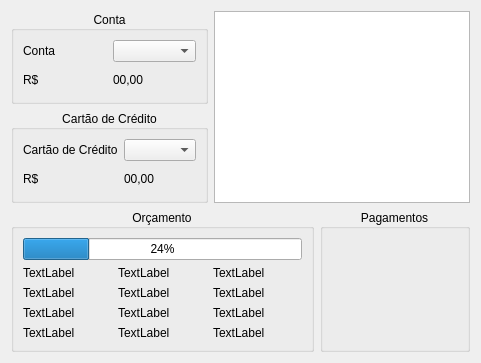
      <widget class="QWidget" name="page">
       <layout class="QGridLayout" name="gridLayout_2">
        <item row="2" column="3" colspan="3">
         <widget class="QGroupBox" name="payGroupBox">
          <property name="title">
           <string>Pagamentos</string>
          </property>
          <property name="alignment">
           <set>Qt::AlignCenter</set>
          </property>
         </widget>
        </item>
        <item row="1" column="0">
         <widget class="QGroupBox" name="CCGroupBox">
          <property name="title">
           <string>Cartão de Crédito</string>
          </property>
          <property name="alignment">
           <set>Qt::AlignCenter</set>
          </property>
          <layout class="QGridLayout" name="gridLayout_4">
           <item row="0" column="0">
            <widget class="QLabel" name="Label_2">
             <property name="text">
              <string>Cartão de Crédito</string>
             </property>
            </widget>
           </item>
           <item row="0" column="1">
            <widget class="QComboBox" name="comboBox_2"/>
           </item>
           <item row="1" column="0">
            <widget class="QLabel" name="currencyLabel_2">
             <property name="text">
              <string>R$</string>
             </property>
            </widget>
           </item>
           <item row="1" column="1">
            <widget class="QLabel" name="valueLabel_2">
             <property name="text">
              <string>00,00</string>
             </property>
            </widget>
           </item>
          </layout>
         </widget>
        </item>
        <item row="0" column="0">
         <widget class="QGroupBox" name="accGroupBox">
          <property name="title">
           <string>Conta</string>
          </property>
          <property name="alignment">
           <set>Qt::AlignCenter</set>
          </property>
          <layout class="QGridLayout" name="gridLayout_3">
           <item row="0" column="0">
            <widget class="QLabel" name="Label">
             <property name="text">
              <string>Conta</string>
             </property>
            </widget>
           </item>
           <item row="0" column="1">
            <widget class="QComboBox" name="comboBox"/>
           </item>
           <item row="1" column="0">
            <widget class="QLabel" name="currencyLabel">
             <property name="text">
              <string>R$</string>
             </property>
            </widget>
           </item>
           <item row="1" column="1">
            <widget class="QLabel" name="valueLabel">
             <property name="text">
              <string>00,00</string>
             </property>
            </widget>
           </item>
          </layout>
         </widget>
        </item>
        <item row="0" column="1" rowspan="2" colspan="5">
         <widget class="QGraphicsView" name="graphicsView"/>
        </item>
        <item row="2" column="0" colspan="3">
         <widget class="QGroupBox" name="budgetGroupBox">
          <property name="title">
           <string>Orçamento</string>
          </property>
          <property name="alignment">
           <set>Qt::AlignCenter</set>
          </property>
          <layout class="QGridLayout" name="gridLayout_5">
           <item row="1" column="1">
            <widget class="QLabel" name="label_8">
             <property name="text">
              <string>TextLabel</string>
             </property>
            </widget>
           </item>
           <item row="3" column="0">
            <widget class="QLabel" name="label_11">
             <property name="text">
              <string>TextLabel</string>
             </property>
            </widget>
           </item>
           <item row="1" column="0">
            <widget class="QLabel" name="label_7">
             <property name="text">
              <string>TextLabel</string>
             </property>
            </widget>
           </item>
           <item row="2" column="1">
            <widget class="QLabel" name="label_10">
             <property name="text">
              <string>TextLabel</string>
             </property>
            </widget>
           </item>
           <item row="2" column="0">
            <widget class="QLabel" name="label_9">
             <property name="text">
              <string>TextLabel</string>
             </property>
            </widget>
           </item>
           <item row="3" column="1">
            <widget class="QLabel" name="label_12">
             <property name="text">
              <string>TextLabel</string>
             </property>
            </widget>
           </item>
           <item row="4" column="0">
            <widget class="QLabel" name="label_13">
             <property name="text">
              <string>TextLabel</string>
             </property>
            </widget>
           </item>
           <item row="4" column="1">
            <widget class="QLabel" name="label_14">
             <property name="text">
              <string>TextLabel</string>
             </property>
            </widget>
           </item>
           <item row="2" column="2">
            <widget class="QLabel" name="label_15">
             <property name="text">
              <string>TextLabel</string>
             </property>
            </widget>
           </item>
           <item row="0" column="0" colspan="3">
            <widget class="QProgressBar" name="progressBar">
             <property name="value">
              <number>24</number>
             </property>
            </widget>
           </item>
           <item row="1" column="2">
            <widget class="QLabel" name="label_16">
             <property name="text">
              <string>TextLabel</string>
             </property>
            </widget>
           </item>
           <item row="3" column="2">
            <widget class="QLabel" name="label_17">
             <property name="text">
              <string>TextLabel</string>
             </property>
            </widget>
           </item>
           <item row="4" column="2">
            <widget class="QLabel" name="label_18">
             <property name="text">
              <string>TextLabel</string>
             </property>
            </widget>
           </item>
          </layout>
         </widget>
        </item>
       </layout>
      </widget>
